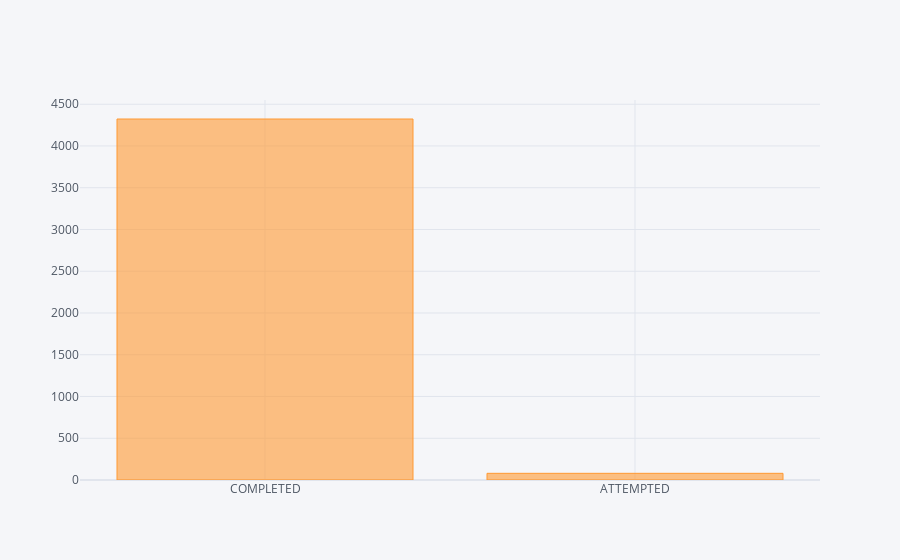
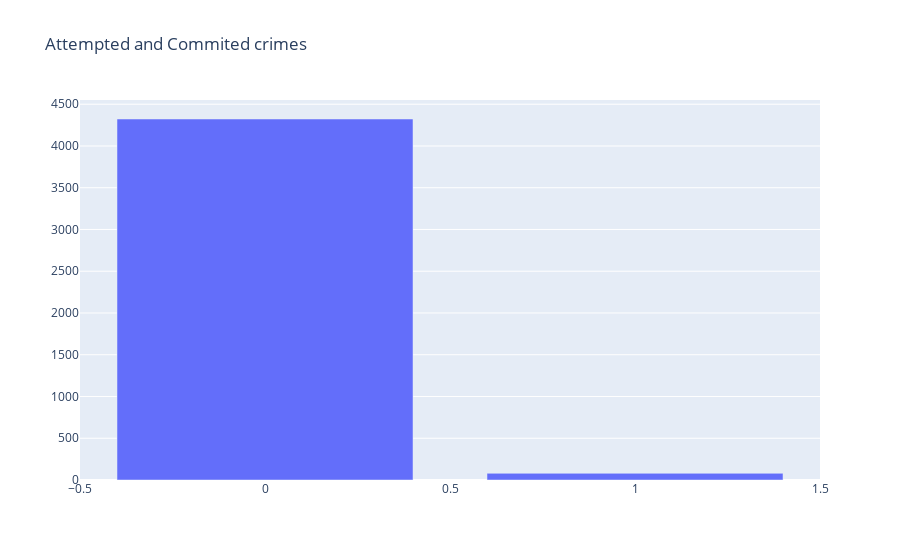
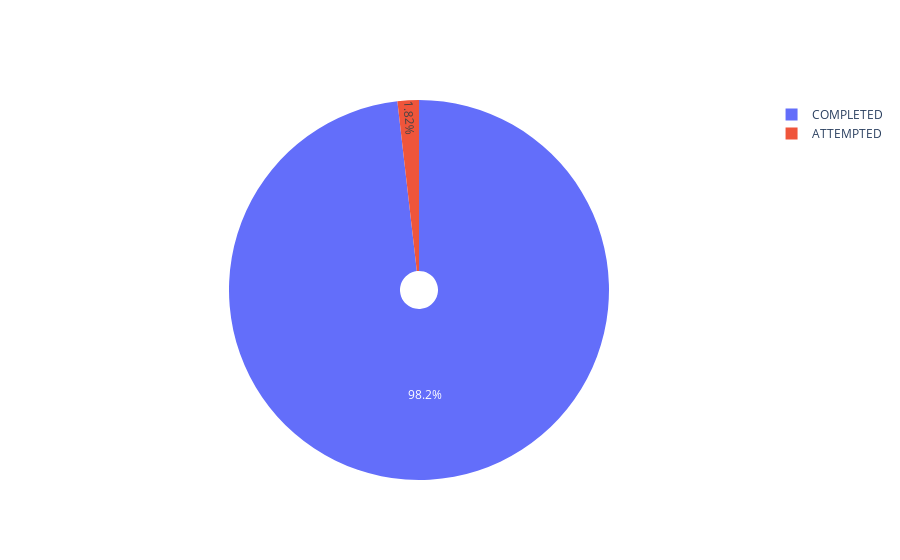

Notebook code cell kept with these figures, in order:
### Code cell
# Visualize , attempted crimes
crime_attempt_counts = list(complaint_df["crm_atpt_cptd_cd"].value_counts())
crime_category = list(complaint_df["crm_atpt_cptd_cd"].value_counts().index)
# Nsow make dataframe
data = {'crime_category':crime_category, 'crime_attempt_counts':crime_attempt_counts}
crimeAttemptDF = pd.DataFrame(data)
crimeAttemptDF.iplot(kind='bar',x='crime_category', y='crime_attempt_counts')
#
fig1 = go.Figure(
    data=[go.Bar(y=crime_attempt_counts)],
    layout_title_text="Attempted and Commited crimes"
)
fig1.show()
# Use `hole` to create a donut-like pie chart
fig2 = go.Figure(data=[go.Pie(labels=crime_category, values=crime_attempt_counts, hole=0.1 , )])
fig2.show()

### Figure 1 — Plotly figure (JSON) as saved in the notebook; plotly's stock layout.template omitted (floating-point values rounded to 4 significant figures)
{"data": [{"marker": {"color": "rgba(255, 153, 51, 0.6)", "line": {"color": "rgba(255, 153, 51, 1.0)", "width": 1}}, "name": "crime_attempt_counts", "orientation": "v", "text": "", "type": "bar", "x": ["COMPLETED", "ATTEMPTED"], "y": [4323, 80]}], "layout": {"legend": {"bgcolor": "#F5F6F9", "font": {"color": "#4D5663"}}, "paper_bgcolor": "#F5F6F9", "plot_bgcolor": "#F5F6F9", "title": {"font": {"color": "#4D5663"}}, "xaxis": {"gridcolor": "#E1E5ED", "showgrid": true, "tickfont": {"color": "#4D5663"}, "title": {"font": {"color": "#4D5663"}, "text": ""}, "zerolinecolor": "#E1E5ED"}, "yaxis": {"gridcolor": "#E1E5ED", "showgrid": true, "tickfont": {"color": "#4D5663"}, "title": {"font": {"color": "#4D5663"}, "text": ""}, "zerolinecolor": "#E1E5ED"}}}

### Figure 2 — Plotly figure (JSON) as saved in the notebook; plotly's stock layout.template omitted (floating-point values rounded to 4 significant figures)
{"data": [{"type": "bar", "y": [4323, 80]}], "layout": {"title": {"text": "Attempted and Commited crimes"}}}

### Figure 3 — Plotly figure (JSON) as saved in the notebook; plotly's stock layout.template omitted (floating-point values rounded to 4 significant figures)
{"data": [{"hole": 0.1, "labels": ["COMPLETED", "ATTEMPTED"], "type": "pie", "values": [4323, 80]}], "layout": {}}
